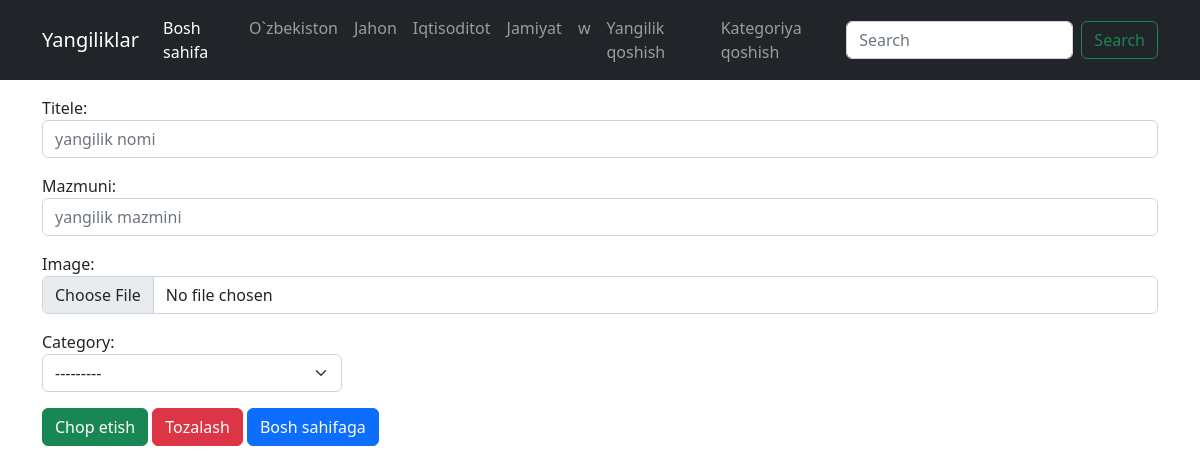
The page /addnews/ on the database its author committed.
### test_app/models.py (models this page shows)
class Category(models.Model):
    class Meta:
        verbose_name = "Category"
        verbose_name_plural = "Categories"
    titele = models.CharField(max_length=155)
    mazmuni = models.TextField(null=False)
    created_at = models.DateTimeField(auto_now=True)
    update_at = models.DateTimeField(auto_now_add=True)
    def __str__(self):
        return self.titele

### test_app/views.py (the view)
# urls.py: path('addnews/', add_news_page, name="add-news-page"),
def add_news_page(request):
    form = NewsForm()
    if request.method == "POST":
        form = NewsForm(request.POST, request.FILES)
        if form.is_valid():
            form.save()
        return redirect(reverse("home-page"))
    context = {
        "form": form
    }
    return render(request, "add_news.html", context)

### test_app/forms.py
class NewsForm (forms.ModelForm):
    titele = forms.CharField(widget=forms.TextInput(attrs={
        'class':'form-control',
        'placeholder': 'yangilik nomi'
    }))
    mazmuni = forms.CharField(widget=forms.TextInput(attrs={
        'class':'form-control',
        'placeholder': 'yangilik mazmini'
    }))
    image = forms.ImageField(widget=forms.FileInput(attrs={
        'class':'form-control',
    }))
    class Meta:
        model = News
        fields = ["titele", "mazmuni", "image", "category"]
    def __init__(self, *args, **kwargs):
        super(NewsForm, self).__init__(*args, **kwargs)
        self.fields['category'].widget.attrs["class"] = "form-select"
        self.fields['category'].widget.attrs["style"] = "width: 300px"

### test_app/context_processors.py (called while the page is built)
def category(request):
    categories = Category.objects.all()
    return {"kategoriyalar": categories}

### templates/add_news.html (shortened to what this page needs)
{% extends 'base.html' %}
{% block main %}
    <div class="container">
        <div class="row">
            <div class="col">
                <form action="" method="post" class="mt-3" >
                    {{form.as_p}}
                      <div class="mt-3">
                        <input type="submit" value="Chop etish" class="btn btn-success">
                        <input type="reset" value="Tozalash" class="btn btn-danger">
                        <a href="{% url 'home-page' %}" class="btn btn-primary">Bosh sahifaga</a>
                      </div>
                </form>
            </div>
        </div>
    </div>
{% endblock %}

### templates/base.html (shortened to what this page needs)
{% load static %}
<!DOCTYPE html>
<html lang="en">
<head>
    <link rel="stylesheet" href="https://cdnjs.cloudflare.com/ajax/libs/font-awesome/6.4.2/css/all.min.css">
    <link rel="stylesheet" href="{% static 'css/main.css' %}">
    <link rel="stylesheet" href="https://cdn.jsdelivr.net/npm/bootstrap@5.2.3/dist/css/bootstrap.min.css">
    <link rel="stylesheet" href="{% static 'css/main.css' %}">
</head>
<body>
    <nav class="navbar navbar-dark navbar-expand-lg bg-dark" data-bs-theme="dark">
        <div class="container">
          <a class="navbar-brand" href="{% url 'home-page' %}">Yangiliklar</a>
          <div class="collapse navbar-collapse" id="navbarSupportedContent">
            <ul class="navbar-nav me-auto mb-2 mb-lg-0">
              <li class="nav-item">
                <a class="nav-link active" aria-current="page" href="{% url 'home-page' %}">Bosh sahifa</a>
              </li>
              {% for kategoriya in kategoriyalar %}
              <li class="nav-item">
                <a class="nav-link" href="{% url 'category-page' cat_id=kategoriya.id %}">{{kategoriya.titele}}</a>
              </li>
              {% endfor %}
              <li class="nav-item">
                <a class="nav-link " aria-current="page" href="{% url 'add-news-page' %}">Yangilik qoshish</a>
              </li>
              <li class="nav-item">
                <a class="nav-link " aria-current="page" href="{% url 'add-category-page' %}">Kategoriya qoshish</a>
              </li>
            </ul>
              <form class="d-flex" role="search" action=""  method="get">
              <input class="form-control me-2" type="search" placeholder="Search" aria-label="Search" name="soz" >
              <button class="btn btn-outline-success" type="submit">Search</button>
            </form>
          </div>
        </div>
      </nav>
      {% block main %}
      {% endblock %}
</body>
</html>

### rows shown on the page
Category: titele "O`zbekiston"
Category: titele "Jahon"
Category: titele "Iqtisoditot"
Category: titele "Jamiyat"
Category: titele "w"
